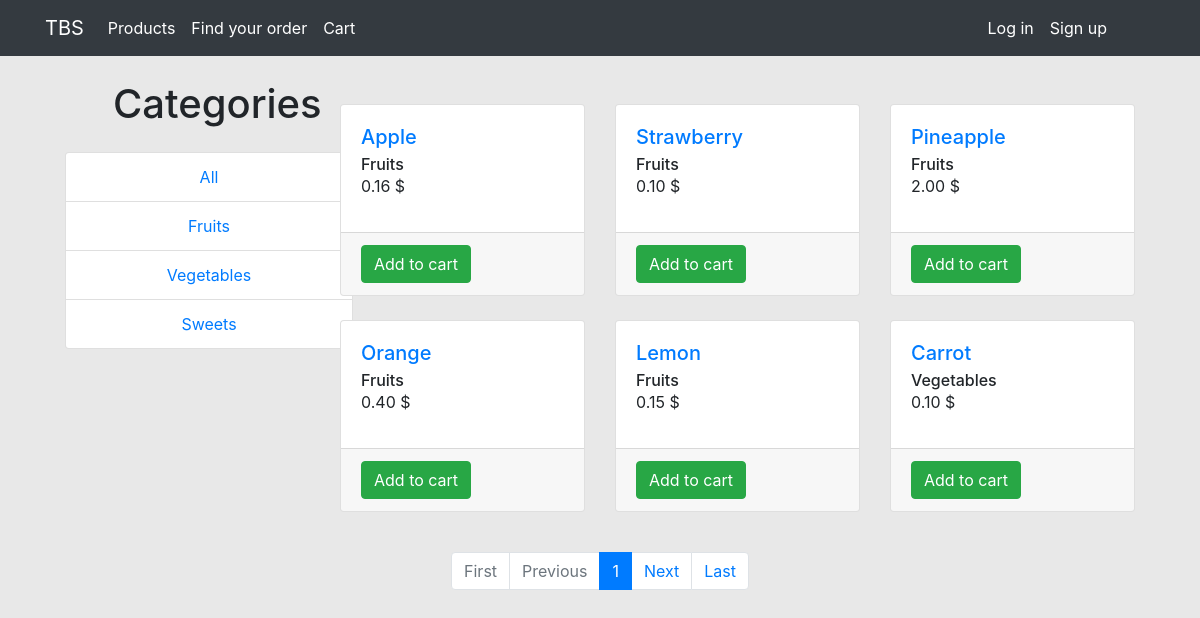
Screenshot of /products/ with the database file from the repository.
### store/models.py (models this page shows, shortened)
class Product(models.Model):
    name = models.CharField(max_length=50)
    description = models.TextField(max_length=400)
    category = models.CharField(max_length=20)
    price = models.DecimalField(max_digits=5, decimal_places=2)
    orders = models.ManyToManyField(
        'transactions.Order',
        through='transactions.Ordered'
    )

### store/views.py (the view)
# urls.py: path("products/", views.product_list, name='list'),
def product_list(request, cat=''):
    try:
        if cat == '':
            paginator = Paginator(Product.objects.all(), ITEMS_ON_PAGE)
        else:
            paginator = Paginator(Product.objects.filter(category=cat), ITEMS_ON_PAGE)
    except Product.DoesNotExist:
        return HttpResponse(status=404)
    page = request.GET.get('page')
    if not page:
        page = 1
    products = paginator.page(page)
    categories = [p.category for p in Product.objects.all()]
    categories = list(dict.fromkeys(categories))
    context = {
        'products': products,
        'categories': categories,
    }
    return render(request, 'store/list.html', context)

### store/templates/store/list.html (shortened to what this page needs)
{% extends 'base.html' %}
{% load static %}
{% block content %}
<div class="row">
    <div class="col-lg-3 col-md-6">
        <h1 class="my-4 ml-5">Categories</h1>
        <div class="list-group" style="width: 18rem">
            <a href={% url 'store:list' %} class="list-group-item text-center">All</a>
            {% for category in categories %}
                <a href="{% url 'store:list' category %}" class="list-group-item text-center">{{category}}</a>
            {% endfor %}
        </div>
    </div>
    <div class="m-auto col-lg-9">
        <div class="mt-5">
            <div class="row">
                {% for product in products %}
                    <div class="col-lg-4 col-sm-8 mb-4">
                        <div class="card" style="height: 12rem;">
                            <div class="card-body">
                                <h5 class="card-title">
                                    <a href="{% url 'store:details' product.id %}">{{product.name}}</a>
                                </h5>
                                <h6 class="card-subtitle">{{product.category}}</h6>
                                <p class="card-text">{{product.price}}&nbsp;$</p>
                            </div>
                            <div class="card-footer">
                                <input type="button" class="card-link btn btn-success" onclick="add_one({{product.id}}, 1)" value="Add to cart" />
                            </div>
                        </div>
                    </div>
                {% endfor %}
            </div>
        </div>
    </div>
</div>
<div class="row mt-3">
    <nav aria-label="..." class="m-auto">
        <ul class="pagination">
            {% if products.has_previous %}
                <li class="page-item">
                    <a class="page-link" href="?page=1">First</a>
                </li>
                <li class="page-item">
                    <a class="page-link" href="?page={{ products.previous_page_number }}">Previous</a>
                </li>
            {% else %}
                <li class="page-item disabled">
                    <span class="page-link">First</span>
                </li>
                <li class="page-item disabled">
                    <span class="page-link">Previous</span>
                </li>
            {% endif %}
                <li class="page-item active">
                    <span class="page-link">
                        {{ products.number }}
                    </span>
                </li>
            {% if products.has_next %}
                <li class="page-item">
                    <a class="page-link" href="?page={{ products.next_page_number }}">Next</a>
                </li>
                <li class="page-item">
                    <a class="page-link" href="?page={{ products.paginator.num_pages }}">Last</a>
                </li>
            {% endif %}
        </ul>
    </nav>
</div>
{% endblock content %}

### rows the page displays
Product: categories "Fruits", name "Apple", category "Fruits", price "0.16"
Product: categories "Vegetables", name "Carrot", category "Vegetables", price "0.10"
Product: categories "Sweets"
Product: name "Strawberry", category "Fruits", price "0.10"
Product: name "Pineapple", category "Fruits", price "2.00"
Product: name "Orange", category "Fruits", price "0.40"
Product: name "Lemon", category "Fruits", price "0.15"

### other values shown
{{ products.number }} "1"
